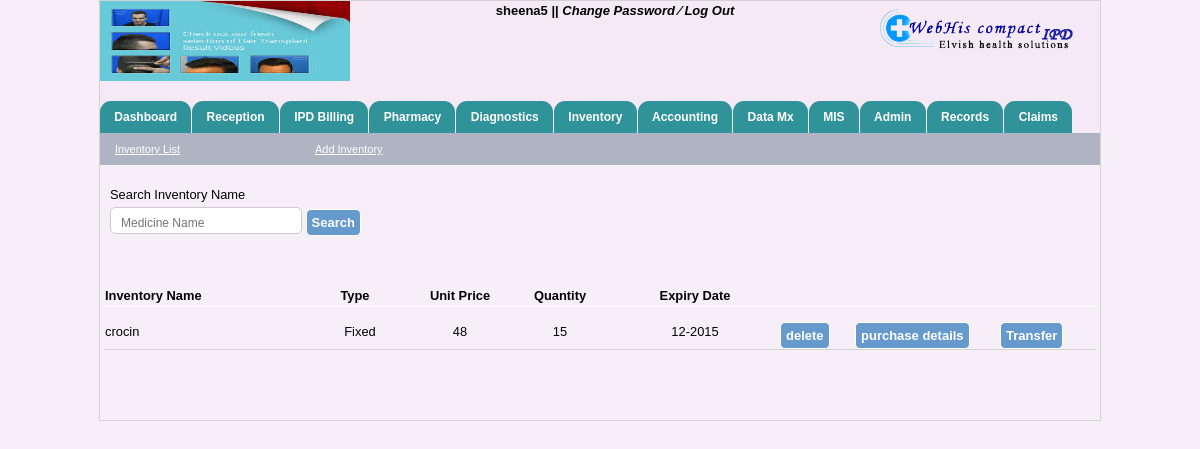
Page /main_store.php (signed in) on the committed database.
### tables this page shows
CREATE TABLE IF NOT EXISTS `hospitals_info` (
  `hospital_name` varchar(40) NOT NULL,
  `hospital_add` varchar(40) NOT NULL,
  `hospital_email` varchar(40) NOT NULL,
  `hospital_helpline` int(40) NOT NULL,
  `hospital_fax` int(40) NOT NULL,
  `reception_no` varchar(100) NOT NULL,
  `ambulance_no` varchar(100) NOT NULL,
  `emergency_no` varchar(100) NOT NULL,
  `logo_path` varchar(200) NOT NULL,
  `img_path` varchar(200) NOT NULL
);

CREATE TABLE IF NOT EXISTS `inventory_store` (
  `in_id` int(200) NOT NULL AUTO_INCREMENT,
  `in_name` varchar(200) NOT NULL,
  `type` varchar(200) NOT NULL,
  `unit price` int(200) NOT NULL,
  `mrp` int(200) NOT NULL,
  `quantity` varchar(200) NOT NULL,
  `ex_date` varchar(200) NOT NULL,
  PRIMARY KEY (`in_id`)
);

### main_store.php (the view, shortened to what this page needs)
<?php
include("header.php");
include("menubar.php");
if($_REQUEST['find'])
{
	if($_REQUEST['search']!=''){
		$SQL="select * from inventory_store where in_name like '%".$_REQUEST['search']."%'";
	}else {
		$SQL="select * from inventory_store";
	}
}else {
	$SQL="select * from inventory_store";
}
?>
  <div id="opd_bill">
            <div class="b_register">
               <div class="l_ft"  style="width:200px; text-align:left; padding-left:5px;"><a href="main_store.php">Inventory List</a></div>
                <div class="l_ft"  style="width:240px;"><a href="invent_add-medicine.php">Add Inventory</a></div>
            </div>
    </div>
  <form method="post">
  	<div style="width:990px; margin:20px auto;" id="search_exist">
          <div id="search_txt" class="p_adding">Search Inventory Name</div>
            <div class="p_adding">
              <span>
<input type="text" name="search" placeholder="Medicine Name" id="inputStringCo" value="<?php echo $_REQUEST['search']; ?>"  /></span>
                <span><input type="submit" name="find" value="Search" class="btn"/></span>
            </div>
        </div>
  </form>
   <div style="width:990px; margin:50px auto;">
  		 <div class="field_bg">
              <div style="float:left; width:200px; "><strong>Inventory Name</strong></div>
              <div style="float:left; width:100px; text-align:center; margin-right:5px;"><strong>Type</strong></div>
              <div style="float:left; width:100px; text-align:center; "><strong>Unit Price</strong></div>
              <div style="float:left; width:100px; text-align:center; "><strong>Quantity</strong></div>
              <div style="float:left; width:170px;  text-align:center; "><strong>Expiry Date</strong></div>
                <?php $res3=mysql_query($SQL);
                while($row3=mysql_fetch_array($res3)){	?>
    		      <div class="cls" style="margin-bottom:15px; height:1px; background:#FFFFFF"></div>
                  <form method="post" action="main_store_tran.php">
                    <div style="float:left; width:200px; margin-right:5px;"><?php echo $row3[1];?></div>
             			  <div style="float:left; width:100px; text-align:center;"><?php echo $row3[2]; ?></div>
                    <div style="float:left; width:100px; text-align:center;"><?php echo $row3[3];?></div>
      		          <div style="float:left; width:100px; text-align:center; "><?php echo $row3[5];?></div>
                    <div style="float:left; width:170px;  text-align:center;"><?php echo $row3[6];?></div>
                    <div style="float:left; width:75px; "><input type="submit"name="del" value="delete" class="btn"/></div>
                    <div style="float:left; width:145px; "><input type="submit"name="details" value="purchase details" class="btn"/></div>
                    <div style="float:left; width:0px; "><input type="submit"name="transfer" value="Transfer" class="btn"/></div>
	            <div class="cls" style="margin-top:15px;  border-bottom:1px solid lightgray;"></div>
        </form>
             <?php
             }
             ?>
      </div>
  </div>
  <?php
  	include("footer.php");
  ?>

### header.php (shortened to what this page needs)
<!DOCTYPE html PUBLIC "-//W3C//DTD XHTML 1.0 Transitional//EN" "http://www.w3.org/TR/xhtml1/DTD/xhtml1-transitional.dtd">
<html xmlns="http://www.w3.org/1999/xhtml">
<head>
    <link rel="stylesheet" href="includes1/searchStyle.css" type="text/css">
    <link rel="stylesheet" href="includes2/searchStyle.css" type="text/css">
    <link rel="stylesheet" href="includesConsumable/searchStyle.css" type="text/css">
    <link rel="stylesheet" href="includesMedicine/searchStyle.css" type="text/css">
    <link rel="stylesheet" href="includesAd/searchStyle.css" type="text/css">
    <link rel="stylesheet" href="includesCo/searchStyle.css" type="text/css">
	<link rel="stylesheet" href="patient-css.css" type="text/css">
    <link rel="stylesheet" href="includesOt/searchStyle.css" type="text/css">
    <link rel="stylesheet" href="includesIp/searchStyle.css" type="text/css">
    <link rel="stylesheet" href="includesCoP/searchStyle.css" type="text/css">
    <link rel="stylesheet" href="includesVp/searchStyle.css" type="text/css">
    <link rel="stylesheet" href="includesVpP/searchStyle.css" type="text/css">
    <link rel="stylesheet" href="includesD/searchStyle.css" type="text/css">
    <link rel="stylesheet" href="includesDs/searchStyle.css" type="text/css">
    <link rel="stylesheet" href="includesR/searchStyle.css" type="text/css">
    <link rel="stylesheet" href="includesDi/searchStyle.css" type="text/css">
<link rel="stylesheet" type="text/css" href="css/doc.css" />
<link rel="stylesheet" type="text/css" href="css/jquery.timeentry.css" />
<link rel="stylesheet" type="text/css" href="css/jquery.timepicker.css" />
<link rel="stylesheet" type="text/css" href="css/jquey-ui.css" />
<link rel="stylesheet" type="text/css" href="css/login-code.css" />
<link rel="stylesheet" type="text/css" href="css/mainstyle.css" />
<link rel="stylesheet" type="text/css" href="css/style_by.css" />
<link rel="stylesheet" type="text/css" href="css/tabcode.css" />
<link rel="stylesheet" type="text/css" href="css/tab-code.css" />
<link rel="stylesheet" type="text/css" href="css/patient-css.css" />
</head>
<body>
<div id="container">
	<div id="header" style="background:rgba(243, 232, 245, 0.67); width:1000px;">
    	<div id="logo_side">
        	<?php
				$data=mysql_query("select * from hospitals_info");
				$info=mysql_fetch_array($data);
                                echo '<img src="'.$info['logo_path'].'" height="100"/>';
                                ?>
        </div>
        	<div class="welcome" style="width:530px;">
            <span id="sign">
                <?php echo $_SESSION['uname']; echo $_SESSION['uid'];  ?> ||
            	<a href="#">Change Password </a>
                <a href="#">&frasl;</a>
                <a href="log_out.php" onclick="disableBackButton()">Log Out</a>
             </span>
            </div>
        <div id="sign_in_up">
             <div id="power_by"><img src="image/logo.png" align="left"/></div>
        </div>
    </div>

### includesConsumable/searchStyle.css (style rules this page uses)
body { font-family:Arial, Helvetica, sans-serif; font-size:11px; color:000; }

### includesCo/searchStyle.css (style rules this page uses)
body { font-family:Arial, Helvetica, sans-serif; font-size:11px; color:000; }

### includesOt/searchStyle.css (style rules this page uses)
body { font-family:Arial, Helvetica, sans-serif; font-size:11px; color:000; }

### includesIp/searchStyle.css (style rules this page uses)
body { font-family:Arial, Helvetica, sans-serif; font-size:11px; color:000; }

### includesCoP/searchStyle.css (style rules this page uses)
body { font-family:Arial, Helvetica, sans-serif; font-size:11px; color:000; }

### includesVp/searchStyle.css (style rules this page uses)
body { font-family:Arial, Helvetica, sans-serif; font-size:11px; color:000; }

### includesVpP/searchStyle.css (style rules this page uses)
body { font-family:Arial, Helvetica, sans-serif; font-size:11px; color:000; }

### includesD/searchStyle.css (style rules this page uses)
body { font-family:Arial, Helvetica, sans-serif; font-size:11px; color:000; }

### includesDs/searchStyle.css (style rules this page uses)
body { font-family:Arial, Helvetica, sans-serif; font-size:11px; color:000; }

### includesR/searchStyle.css (style rules this page uses)
body { font-family:Arial, Helvetica, sans-serif; font-size:11px; color:000; }

### includesDi/searchStyle.css (style rules this page uses)
body { font-family:Arial, Helvetica, sans-serif; font-size:11px; color:000; }

### css/doc.css (style rules this page uses)
body { margin:0; padding:0; font-size:80.5%; font-family:Arial,'Lucida sans unicode'; line-height:20px; text-align:left; width:100%; color:#000305; }
* { margin:0px; padding:0px; }
a { text-decoration:none; }
div, table, h1, h2, h3, h4, h5, h6, span, tr, td, img, form { margin:0px; padding:0px; border:none; }
.p_adding { padding:0px 5px; }
.l_ft { float:left; }
#container { margin:0px auto; padding:0px; width:1000px; border:1px solid lightgray; }
#container #header { height:85px; width:1000px; margin:0 auto; }
#container #header #logo_side { width:25%; float:left; }
.welcome { float:left; width:55%; text-align:center; }
#container #header #logo_side img { width:150px; height:80px; margin-top:0px; padding:0px; }
#container #header #sign_in_up { width:20%; float:left; margin-top:0.5%; }

### css/login-code.css (style rules this page uses)
input[type="text"],input[type="password"],input[type="date"] { width: 170px; height: 25px; padding: 5px 10px 0px 10px; margin:2px 0 0px 0; background:#FFF; border-radius: 5px; -moz-border-radius: 5px; -webkit-border-radius: 5px; font-family:Arial, Arial, Helvetica, sans-serif; font-size: 14px; color:#000; border:1px solid #CCC; }

### css/mainstyle.css (style rules this page uses)
body { background:rgba(243, 232, 245, 0.67); margin:0px; padding:0px width:100%; }
html { width:100%; }
.cls { clear:both; }
* { margin:0px; padding:0px; }
* { font:Georgia, "Times New Roman", Times, serif }

### css/style_by.css (style rules this page uses)
* { margin:0px; padding:0px; }
a { text-decoration:none; }
div, table, h1, h2, h3, h4, h5, h6, span, tr, td, img, form { margin:0px; padding:0px; border:none; }
.p_adding { padding:0px 5px; }
.l_ft { float:left; }
#container { margin:0px auto; padding:0px; width:1000px; border:1px solid lightgray; }
#container #header { height:100px; width:1000px; margin:0 auto; }
#container #header #logo_side { width:25%; float:left; }
.welcome { float:left; width:55%; text-align:center; font-weight:700; font-size:13px; }
.welcome #sign a { color:#000; font-style:italic }
#container #header #logo_side img { width:100%; }
#container #header #sign_in_up { width:20%; float:left; margin-top:0.5%; }
#opd_bill { background:#AEB4C2; color:#000; font-size:85%; margin:0 auto; width:98%; padding:6px 1%; }
#opd_bill a { text-decoration:underline; color:#FFF; padding-top:10px; height:30px; }
.btn { background:#6699cc; color:#FFFFFF !important; font-size:13px; padding:5px; cursor:pointer; border:1px solid #FFF; border-radius:5px; font-weight:700; }
input[type="text"] { height:20px; border:1px solid #CCC; border-radius:5px; font-size:12px; font-weight:300; }
.b_register { float: left; color: red }

### rows in the picture
hospitals_info: logo_path (picture)
inventory_store: in_name "crocin", type "Fixed", unit price "48", quantity "15", ex_date "12-2015"

### other values in the picture
$_SESSION['uname'] "sheena"
$_SESSION['uid'] "5"
